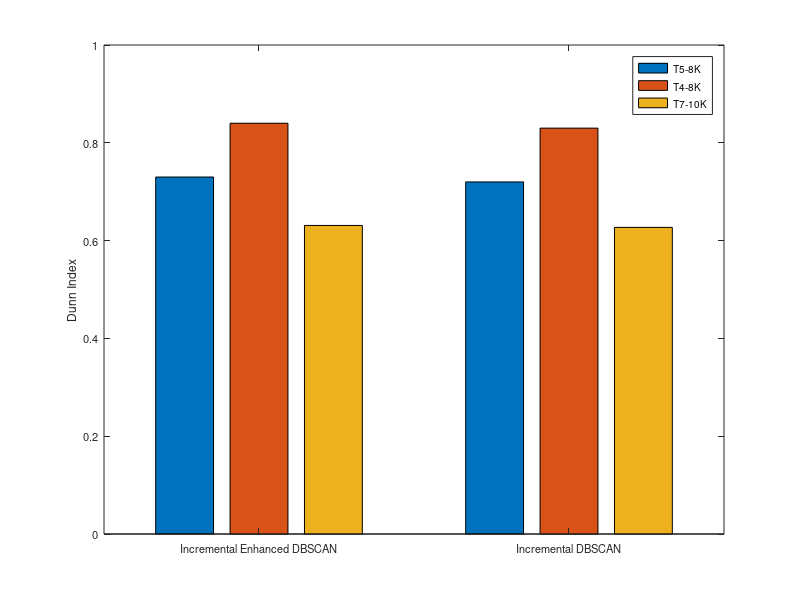

Source code (MATLAB):
yBar=[0.73 0.84 0.631 ;
      0.72 0.83 0.627
      ]
bar(yBar);
%title('Time taken to calculate similarties to clusters for CIG and DIG');
leg = legend('T5-8K', 'T4-8K', 'T7-10K');
set(gca,'XTickLabel',{'Incremental Enhanced DBSCAN','Incremental DBSCAN'},  'FontSize', 8) 
set(leg,'Location','NorthEast');

ylabel('Dunn Index');
